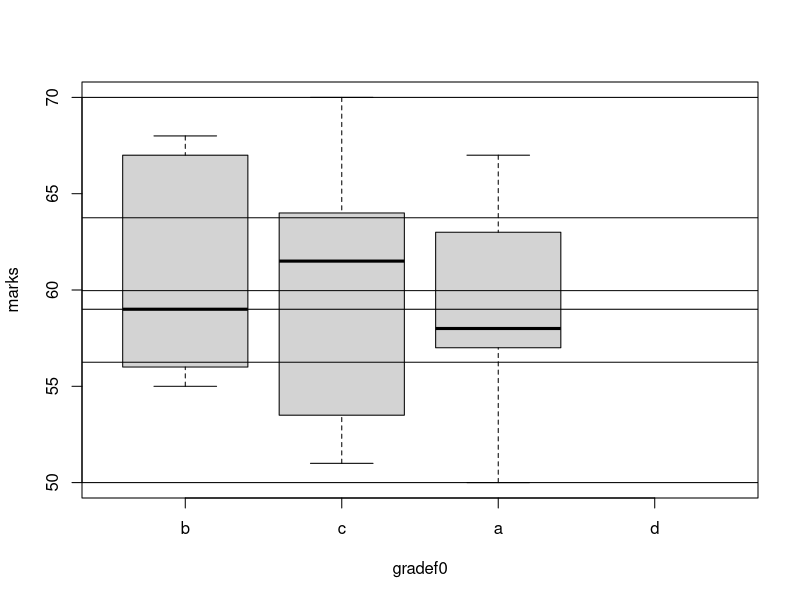
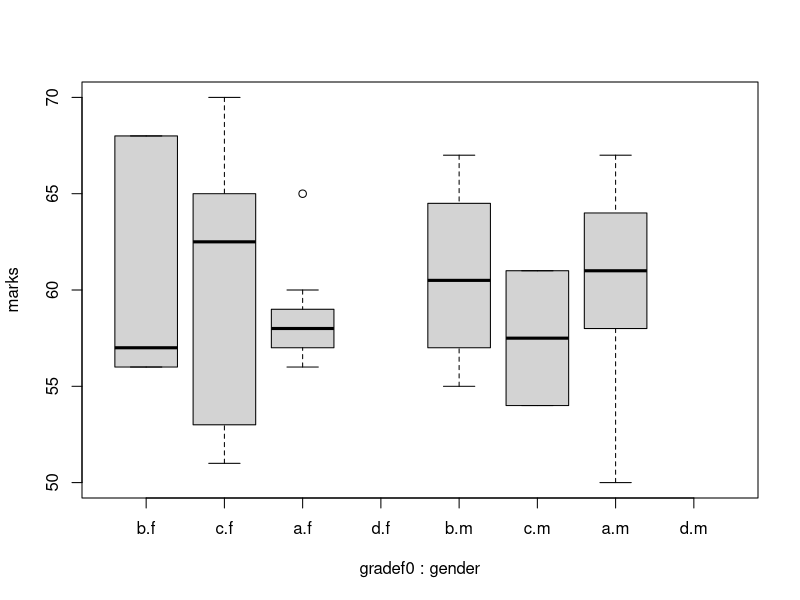

Reproduce these figures in R, in order.
grade=sample(c('a','b','c','d'),size=30,replace=T,prob=c(0.4,0.2,0.3,0.1))
grade
gradef=factor(grade)
summary(gradef)
summary(grade)
class(gradef)
gradef=factor(grade,ordered=T)
class(gradef)
summary(gradef)
gradef0=factor(grade,ordered = T,levels = c('b','c','a','d'))
(marks=ceiling(rnorm(30,mean=60,sd=5)))
(gender=factor(sample(c('m','f'),size=30,replace=T)))
(student1=data.frame(marks,gradef0))
boxplot(marks ~ gradef0,data=student1)  
abline(h=summary(marks))
quantile(marks)
boxplot(marks~gradef0+gender,data=student1)
